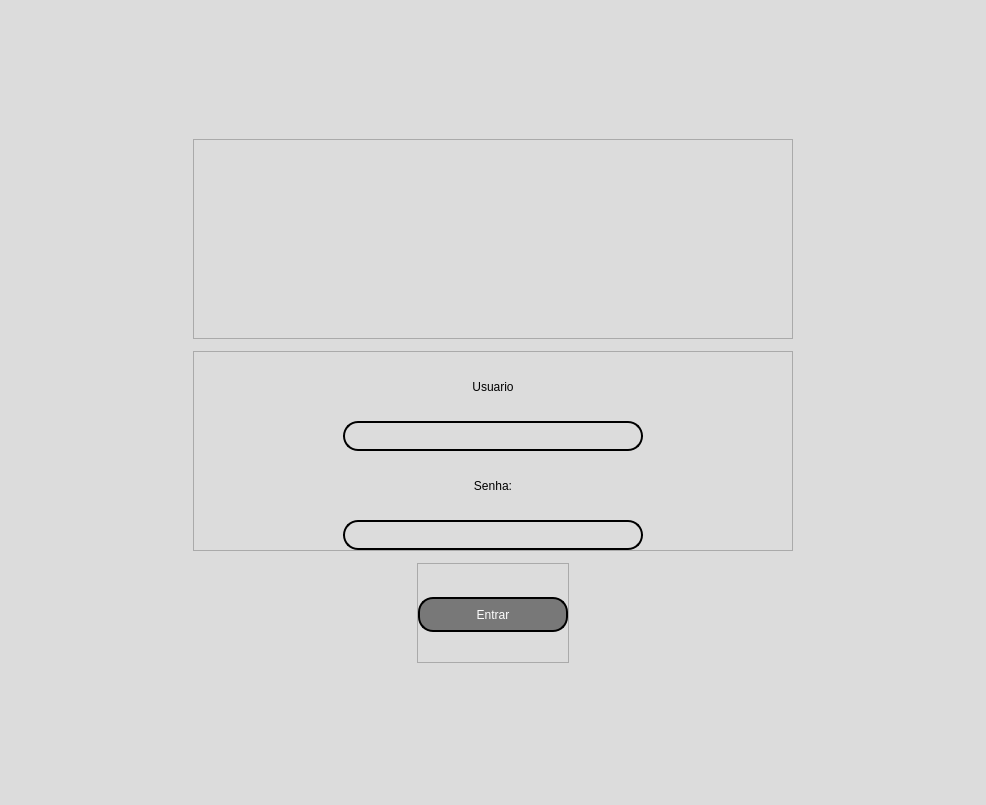
<?xml version="1.0" encoding="UTF-8"?>
<ui version="4.0">
 <class>MainWindow</class>
 <widget class="QMainWindow" name="MainWindow">
  <property name="geometry">
   <rect>
    <x>0</x>
    <y>0</y>
    <width>986</width>
    <height>805</height>
   </rect>
  </property>
  <property name="windowTitle">
   <string>MainWindow</string>
  </property>
  <widget class="QWidget" name="centralwidget">
   <property name="minimumSize">
    <size>
     <width>450</width>
     <height>550</height>
    </size>
   </property>
   <property name="sizeIncrement">
    <size>
     <width>0</width>
     <height>0</height>
    </size>
   </property>
   <layout class="QVBoxLayout" name="verticalLayout">
    <property name="spacing">
     <number>0</number>
    </property>
    <property name="leftMargin">
     <number>0</number>
    </property>
    <property name="topMargin">
     <number>0</number>
    </property>
    <property name="rightMargin">
     <number>0</number>
    </property>
    <property name="bottomMargin">
     <number>0</number>
    </property>
    <item>
     <widget class="QFrame" name="frame">
      <property name="styleSheet">
       <string notr="true">background-color: rgb(220, 220, 220);</string>
      </property>
      <property name="frameShape">
       <enum>QFrame::NoFrame</enum>
      </property>
      <property name="frameShadow">
       <enum>QFrame::Raised</enum>
      </property>
      <layout class="QHBoxLayout" name="horizontalLayout">
       <property name="spacing">
        <number>0</number>
       </property>
       <property name="leftMargin">
        <number>0</number>
       </property>
       <property name="topMargin">
        <number>0</number>
       </property>
       <property name="rightMargin">
        <number>0</number>
       </property>
       <property name="bottomMargin">
        <number>0</number>
       </property>
       <item>
        <widget class="QFrame" name="frame_4">
         <property name="maximumSize">
          <size>
           <width>600</width>
           <height>550</height>
          </size>
         </property>
         <property name="styleSheet">
          <string notr="true">background-color: rgb(220, 220, 220);</string>
         </property>
         <property name="frameShape">
          <enum>QFrame::NoFrame</enum>
         </property>
         <property name="frameShadow">
          <enum>QFrame::Raised</enum>
         </property>
         <layout class="QVBoxLayout" name="verticalLayout_3">
          <property name="spacing">
           <number>0</number>
          </property>
          <property name="leftMargin">
           <number>0</number>
          </property>
          <property name="topMargin">
           <number>0</number>
          </property>
          <property name="rightMargin">
           <number>0</number>
          </property>
          <property name="bottomMargin">
           <number>0</number>
          </property>
          <item>
           <widget class="QFrame" name="frame_6">
            <property name="maximumSize">
             <size>
              <width>16777215</width>
              <height>200</height>
             </size>
            </property>
            <property name="styleSheet">
             <string notr="true"/>
            </property>
            <property name="frameShape">
             <enum>QFrame::StyledPanel</enum>
            </property>
            <property name="frameShadow">
             <enum>QFrame::Raised</enum>
            </property>
            <layout class="QHBoxLayout" name="horizontalLayout_2">
             <item>
              <widget class="QLabel" name="label">
               <property name="minimumSize">
                <size>
                 <width>100</width>
                 <height>100</height>
                </size>
               </property>
               <property name="text">
                <string/>
               </property>
               <property name="pixmap">
                <pixmap>icon_repono.png</pixmap>
               </property>
               <property name="scaledContents">
                <bool>false</bool>
               </property>
              </widget>
             </item>
            </layout>
           </widget>
          </item>
          <item>
           <widget class="QFrame" name="frame_5">
            <property name="maximumSize">
             <size>
              <width>16777215</width>
              <height>200</height>
             </size>
            </property>
            <property name="styleSheet">
             <string notr="true">background-color: rgb(220, 220, 220);</string>
            </property>
            <property name="frameShape">
             <enum>QFrame::StyledPanel</enum>
            </property>
            <property name="frameShadow">
             <enum>QFrame::Raised</enum>
            </property>
            <layout class="QVBoxLayout" name="verticalLayout_4">
             <property name="spacing">
              <number>0</number>
             </property>
             <property name="leftMargin">
              <number>0</number>
             </property>
             <property name="topMargin">
              <number>0</number>
             </property>
             <property name="rightMargin">
              <number>0</number>
             </property>
             <property name="bottomMargin">
              <number>0</number>
             </property>
             <item>
              <widget class="QLabel" name="label_2">
               <property name="styleSheet">
                <string notr="true">font: 81 8pt &quot;Rockwell Extra Bold&quot;;
font: 63 14pt &quot;Open Sans Semibold&quot;;
background-color: rgb(220, 220, 220);</string>
               </property>
               <property name="text">
                <string>Usuario</string>
               </property>
               <property name="alignment">
                <set>Qt::AlignCenter</set>
               </property>
              </widget>
             </item>
             <item alignment="Qt::AlignHCenter">
              <widget class="QLineEdit" name="ent_user">
               <property name="minimumSize">
                <size>
                 <width>300</width>
                 <height>30</height>
                </size>
               </property>
               <property name="maximumSize">
                <size>
                 <width>400</width>
                 <height>16777215</height>
                </size>
               </property>
               <property name="styleSheet">
                <string notr="true">QLineEdit {
border-style: outset;
border-width: 2px;
border-radius: 15px;
border-color: black;
font: 87 12pt &quot;Segoe UI Black&quot;;
	color: rgb(0, 0, 0);
}</string>
               </property>
               <property name="alignment">
                <set>Qt::AlignCenter</set>
               </property>
              </widget>
             </item>
             <item>
              <widget class="QLabel" name="label_4">
               <property name="styleSheet">
                <string notr="true">font: 81 8pt &quot;Rockwell Extra Bold&quot;;
font: 63 14pt &quot;Open Sans Semibold&quot;;</string>
               </property>
               <property name="text">
                <string>Senha:</string>
               </property>
               <property name="alignment">
                <set>Qt::AlignCenter</set>
               </property>
              </widget>
             </item>
             <item alignment="Qt::AlignHCenter">
              <widget class="QLineEdit" name="ent_senha">
               <property name="minimumSize">
                <size>
                 <width>300</width>
                 <height>30</height>
                </size>
               </property>
               <property name="maximumSize">
                <size>
                 <width>400</width>
                 <height>16777215</height>
                </size>
               </property>
               <property name="layoutDirection">
                <enum>Qt::LeftToRight</enum>
               </property>
               <property name="styleSheet">
                <string notr="true">QLineEdit {
border-style: outset;
border-width: 2px;
border-radius: 15px;
border-color: black;
font: 87 12pt &quot;Segoe UI Black&quot;;
	color: rgb(0, 0, 0);
}</string>
               </property>
               <property name="echoMode">
                <enum>QLineEdit::Password</enum>
               </property>
               <property name="alignment">
                <set>Qt::AlignCenter</set>
               </property>
              </widget>
             </item>
            </layout>
           </widget>
          </item>
          <item alignment="Qt::AlignHCenter">
           <widget class="QFrame" name="frame_7">
            <property name="maximumSize">
             <size>
              <width>16777215</width>
              <height>100</height>
             </size>
            </property>
            <property name="frameShape">
             <enum>QFrame::StyledPanel</enum>
            </property>
            <property name="frameShadow">
             <enum>QFrame::Raised</enum>
            </property>
            <layout class="QVBoxLayout" name="verticalLayout_2">
             <property name="spacing">
              <number>0</number>
             </property>
             <property name="leftMargin">
              <number>0</number>
             </property>
             <property name="topMargin">
              <number>0</number>
             </property>
             <property name="rightMargin">
              <number>0</number>
             </property>
             <property name="bottomMargin">
              <number>0</number>
             </property>
             <item alignment="Qt::AlignHCenter">
              <widget class="QPushButton" name="bt_entrar">
               <property name="minimumSize">
                <size>
                 <width>150</width>
                 <height>35</height>
                </size>
               </property>
               <property name="maximumSize">
                <size>
                 <width>100</width>
                 <height>30</height>
                </size>
               </property>
               <property name="styleSheet">
                <string notr="true">QPushButton {
border-style: outset;
border-width: 2px;
border-radius: 15px;
border-color: black;
font: 87 12pt &quot;Segoe UI Black&quot;;
color: rgb(255, 255, 255);
background-color: rgb(120, 120, 120);
}
QPushButton:pressed {
border-style: outset;
border-width: 2px;
border-radius: 15px;
border-color: white;
font: 87 12pt &quot;Segoe UI Black&quot;;
color: rgb(255, 255, 255);
background-color: rgb(100, 100, 100);
}
</string>
               </property>
               <property name="text">
                <string>Entrar</string>
               </property>
              </widget>
             </item>
            </layout>
           </widget>
          </item>
         </layout>
        </widget>
       </item>
      </layout>
     </widget>
    </item>
   </layout>
  </widget>
  <widget class="QMenuBar" name="menubar">
   <property name="geometry">
    <rect>
     <x>0</x>
     <y>0</y>
     <width>986</width>
     <height>21</height>
    </rect>
   </property>
  </widget>
 </widget>
 <tabstops>
  <tabstop>ent_user</tabstop>
  <tabstop>ent_senha</tabstop>
  <tabstop>bt_entrar</tabstop>
 </tabstops>
 <resources/>
 <connections/>
</ui>
